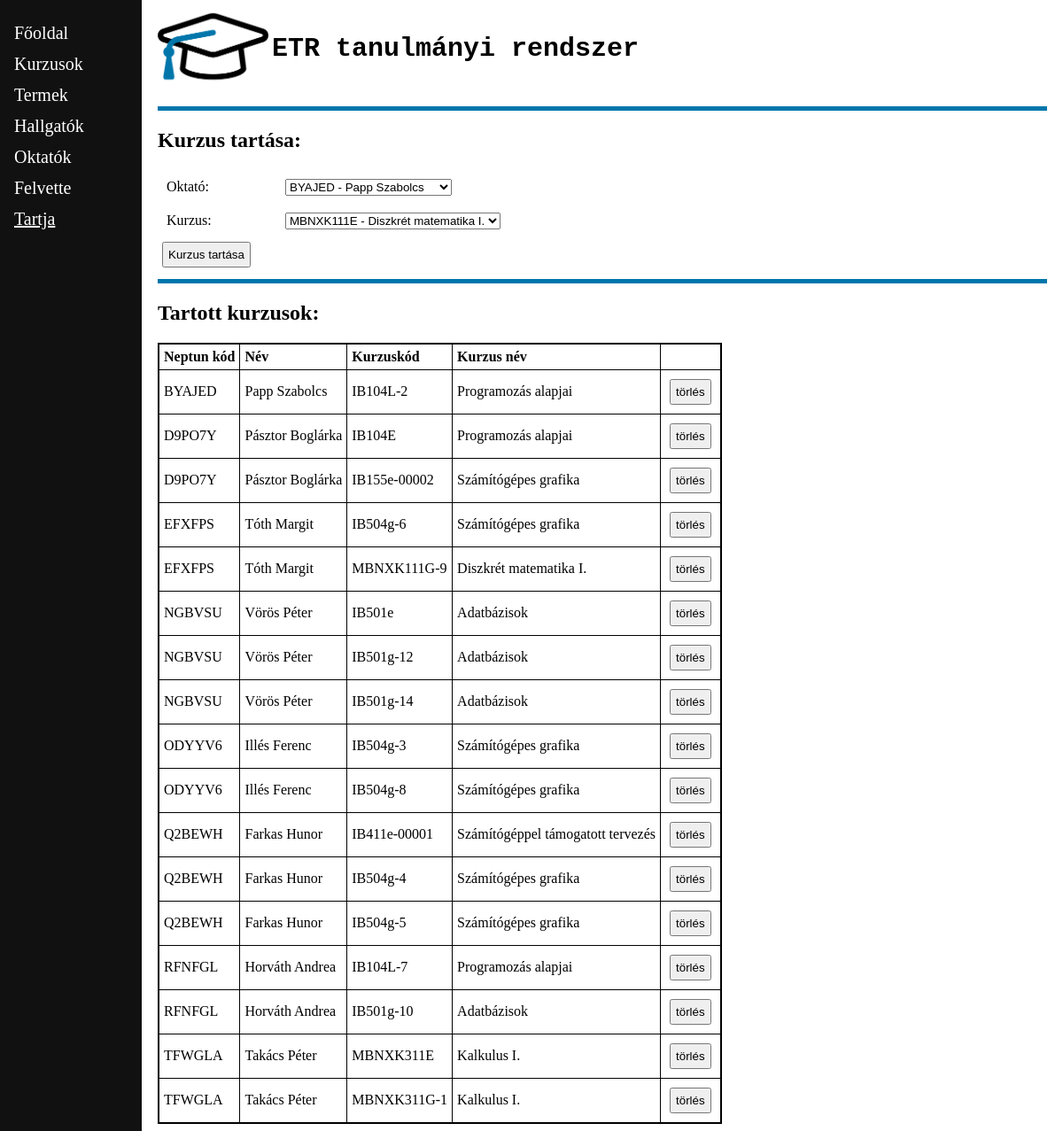
Page /php/tartja.php on the committed database.
### tables this page shows
CREATE TABLE `oktato` (
  `neptun_kod` varchar(10) NOT NULL,
  `nev` varchar(20) NOT NULL,
  `szuletesi_ido` date NOT NULL,
  `intezet_neve` varchar(30) DEFAULT NULL,
  `iroda_cime` varchar(60) DEFAULT NULL
);

CREATE TABLE `kurzus` (
  `kurzuskod` varchar(20) NOT NULL,
  `kurzus_nev` varchar(50) NOT NULL,
  `tipus` varchar(20) NOT NULL,
  `aktualis_letszam` int(4) DEFAULT NULL,
  `max_letszam` int(4) DEFAULT NULL,
  `kredit` int(2) DEFAULT NULL,
  `kezdesi_idopont` varchar(20) DEFAULT NULL,
  `idotartam` int(3) DEFAULT NULL,
  `teremnev` varchar(20) DEFAULT NULL
);

### php/fuggvenyek.php (called while the page is built, shortened)
<?php
function etr_csatlakozas() {
	$conn = mysqli_connect("localhost", "root", "") or die("Csatlakozási hiba");
	mysqli_query($conn, 'SET NAMES UTF-8');
	mysqli_query($conn, 'SET character_set_results=utf8');
	mysqli_set_charset($conn, 'utf8');
	return $conn;
}
function oktatolistatLeker() {
	if ( !($conn = etr_csatlakozas()) ) {
		return false;
	}
	$result = mysqli_query( $conn,"SELECT * FROM oktato");
	return $result;
}
function nemtartottkurzusok() {
	if ( !($conn = etr_csatlakozas()) ) {
		return false;
	}
	$result = mysqli_query( $conn,"
				SELECT kurzuskod, kurzus_nev
				FROM kurzus
				WHERE kurzuskod
				NOT IN (SELECT kurzuskod FROM tartja GROUP BY kurzuskod)
                GROUP BY kurzuskod");
	return $result;
}
function oktatokurzuslistatLeker(){
	if ( !($conn = etr_csatlakozas()) ) {
		return false;
	}
	$result = mysqli_query( $conn,"
			SELECT oktato.neptun_kod, oktato.nev, kurzus.kurzuskod, kurzus.kurzus_nev
			FROM oktato, kurzus, tartja
			WHERE oktato.neptun_kod = tartja.neptun_kod AND kurzus.kurzuskod = tartja.kurzuskod
			GROUP BY neptun_kod, kurzuskod");
	return $result;
}

### php/tartja.php (the view, shortened to what this page needs)
<?php
include_once('fuggvenyek.php');
?>
<!DOCTYPE HTML>
<HTML>
<HEAD>
</HEAD>
<BODY>
<div class="menu">
	<a href="index.php" > Főoldal</a>
	<a href="kurzusok.php" > Kurzusok</a>
	<a href="termek.php" > Termek</a>
	<a href="hallgatok.php" > Hallgatók</a>
	<a href="oktatok.php" > Oktatók</a>
	<a href="felvette.php" > Felvette</a>
	<a href="tartja.php" id="aktualis"> Tartja</a>
</div>
<div class="main">
<div style="display: inline-block;">
	<img src="logo.png" style="height: 100px;"/>
</div>
<div style="display: inline-block; vertical-align: top; font-size: 30px;
			font-weight: bold; font-family: Monaco, monospace ">
	<p>ETR tanulmányi rendszer</p>
</div>
<hr style="height:5px; border-width:0; color:#0076ab; background-color:#0076ab;">
<h2>Kurzus tartása:</h2>
<form method="POST" action="oktatokurzusfelvitel.php" accept-charset="utf-8">
	<label>Oktató:</label>
	<select name="voktato">
	<?php
		$oktatok = oktatolistatLeker();
		if(mysqli_num_rows($oktatok) > 0){
			while( $sor = mysqli_fetch_assoc($oktatok)){
				echo '<option value="'.$sor["neptun_kod"].'">'.$sor["neptun_kod"].' - '.$sor["nev"].'</option>';
			}
		} else {
			echo '<option value=""> NINCS OKTATO </option>';
		}
	?>
	</select>
	<br>
	<label>Kurzus:</label>
	<select name="vkurzus">
	<?php
		$nemtartottkurzusok = nemtartottkurzusok();
		if(mysqli_num_rows($nemtartottkurzusok) > 0){
			while( $sor = mysqli_fetch_assoc($nemtartottkurzusok)){
				echo '<option value="'.$sor["kurzuskod"].'">'.$sor["kurzuskod"].' - '.$sor["kurzus_nev"].'</option>';
			}
		} else {
			echo '<option value=""> NINCS NEM TARTOTT KURZUS </option>';
		}
	?>
	</select>
	<br>
	<input type="submit" name="oktatokurzushozzaad" value="Kurzus tartása">
</form>
<hr style="height:5px; border-width:0; color:#0076ab; background-color:#0076ab;">
<h2>Tartott kurzusok:</h2>
<table border="1">
<tr>
<th>Neptun kód</th>
<th>Név</th>
<th>Kurzuskód</th>
<th>Kurzus név</th>
</tr>
<?php
	$oktatokurzus = oktatokurzuslistatLeker();
    while( $egySor = mysqli_fetch_assoc($oktatokurzus) ) {
		echo '<tr>';
		echo '<td>'. $egySor["neptun_kod"] .'</td>';
		echo '<td>'. $egySor["nev"] .'</td>';
		echo '<td>'. $egySor["kurzuskod"] .'</td>';
		echo '<td>'. $egySor["kurzus_nev"] .'</td>';
		echo '<td><form method="POST" action="oktatokurzustorles.php">
				  <input type="hidden" name="toroltokn" value="'.$egySor["neptun_kod"].'" />
				  <input type="hidden" name="toroltokk" value="'.$egySor["kurzuskod"].'" />
				  <input type="submit" value="törlés" />
		          </form></td>';
		echo '</tr>';
	}
?>
</table>
</div>
</BODY>
</HTML>

### php/tartja.php (style rules this page uses)
.menu { height: 100%; width: 160px; position: fixed; z-index: 1; top: 0; left: 0; background-color: #111; overflow-x: hidden; padding-top: 20px; }
.menu a { padding: 6px 8px 6px 16px; text-decoration: none; font-size: 20px; color: white; display: block; }
.main { margin-left: 160px; font-size: 16px; padding: 0px 10px; }
#aktualis { text-decoration: underline; }
label { margin: 5px; padding: 5px; text-align: left; display: inline-block; min-width: 120px; }
input { margin: 5px; padding: 5px; text-align: left; display: inline-flex; vertical-align: bottom; }
table { border-collapse: collapse; border: 2px solid; }
th, td { padding: 5px; text-align: left; border: 1px solid; }

### rows in the picture
oktato: neptun_kod "BYAJED", nev "Papp Szabolcs", kurzus.kurzuskod "IB104L-2", kurzus.kurzus_nev "Programozás alapjai"
oktato: neptun_kod "D9PO7Y", nev "Pásztor Boglárka", kurzus.kurzuskod "IB104E", kurzus.kurzus_nev "Programozás alapjai", kurzus.kurzuskod "IB155e-00002", kurzus.kurzus_nev "Számítógépes grafika"
oktato: neptun_kod "EFXFPS", nev "Tóth Margit", kurzus.kurzuskod "IB504g-6", kurzus.kurzus_nev "Számítógépes grafika", kurzus.kurzuskod "MBNXK111G-9", kurzus.kurzus_nev "Diszkrét matematika I."
oktato: neptun_kod "NGBVSU", nev "Vörös Péter", kurzus.kurzuskod "IB501e", kurzus.kurzus_nev "Adatbázisok", kurzus.kurzuskod "IB501g-12", kurzus.kurzuskod "IB501g-14"
oktato: neptun_kod "ODYYV6", nev "Illés Ferenc", kurzus.kurzuskod "IB504g-3", kurzus.kurzus_nev "Számítógépes grafika", kurzus.kurzuskod "IB504g-8"
oktato: neptun_kod "Q2BEWH", nev "Farkas Hunor", kurzus.kurzuskod "IB411e-00001", kurzus.kurzus_nev "Számítógéppel támogatott tervezés", kurzus.kurzuskod "IB504g-4", kurzus.kurzus_nev "Számítógépes grafika", kurzus.kurzuskod "IB504g-5"
oktato: neptun_kod "RFNFGL", nev "Horváth Andrea", kurzus.kurzuskod "IB104L-7", kurzus.kurzus_nev "Programozás alapjai", kurzus.kurzuskod "IB501g-10", kurzus.kurzus_nev "Adatbázisok"
oktato: neptun_kod "TFWGLA", nev "Takács Péter", kurzus.kurzuskod "MBNXK311E", kurzus.kurzus_nev "Kalkulus I.", kurzus.kurzuskod "MBNXK311G-1"

### other values in the picture
form field voktato "BYAJED - Papp Szabolcs"
form field vkurzus "MBNXK111E - Diszkrét matematika I."
